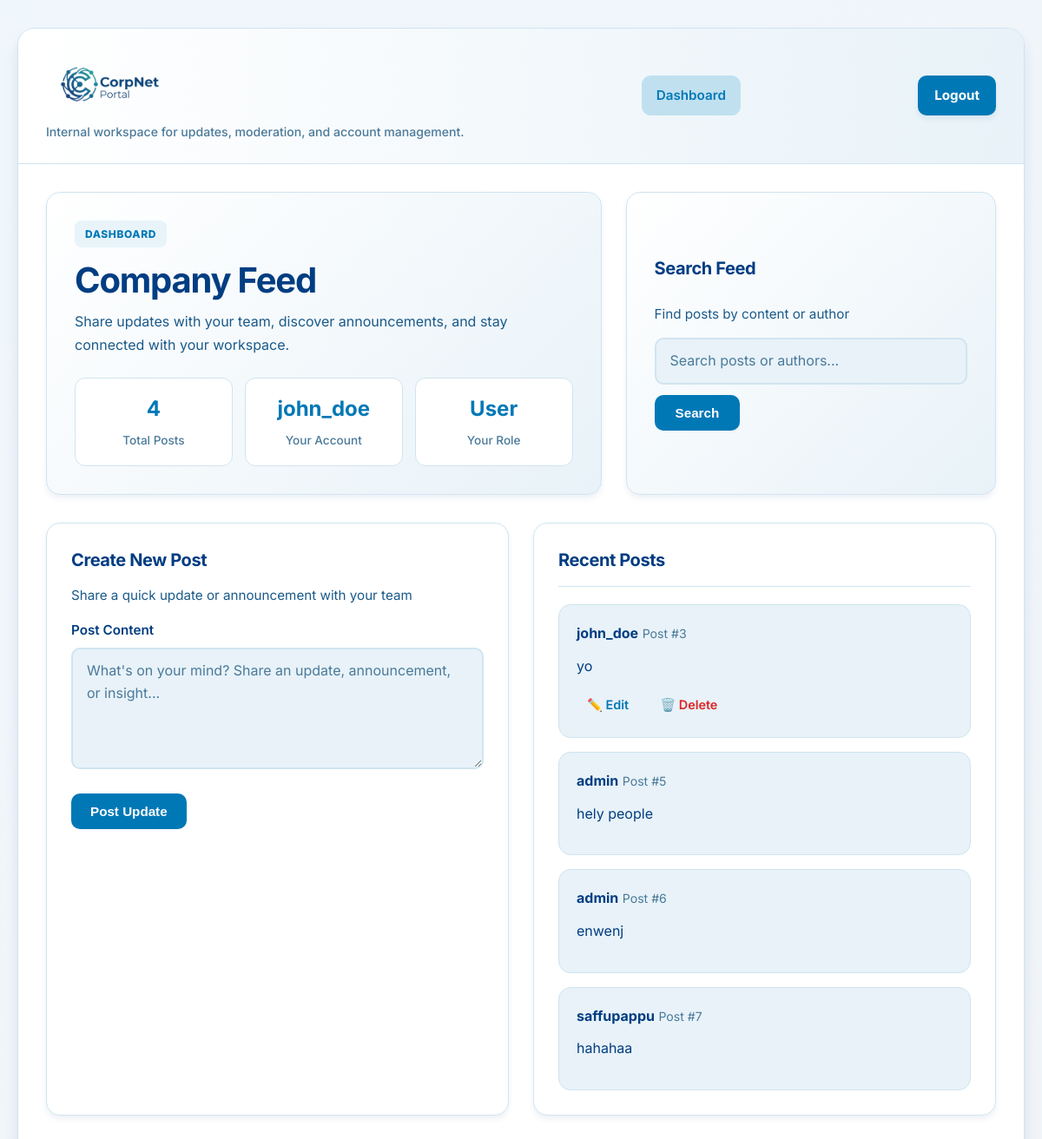
/dashboard (signed in), run on the app's committed database.
### tables this page shows
CREATE TABLE posts
                 (id INTEGER PRIMARY KEY AUTOINCREMENT, 
                  author TEXT, 
                  content TEXT);

### app.py (the view)
@app.route(DASHBOARD_ROUTE, methods=['GET', 'POST'])
def dashboard():
    if 'username' not in session:
        return redirect(LOGIN_ROUTE)
    conn = get_db_connection()
    if request.method == 'POST':
        content = request.form['content']
        conn.execute("INSERT INTO posts (author, content) VALUES (?, ?)", (session['username'], content))
        conn.commit()
    q = request.args.get('q', '').strip()
    if q:
        like = f"%{q}%"
        posts = conn.execute("SELECT * FROM posts WHERE content LIKE ? OR author LIKE ?", (like, like)).fetchall()
    else:
        posts = conn.execute("SELECT * FROM posts").fetchall()
    conn.close()
    return render_template('dashboard.html', posts=posts, role=session.get('role'), username=session.get('username'), q=q)

### app.py (called while the page is built)
def get_db_connection():
    conn = sqlite3.connect('database.db')
    conn.row_factory = sqlite3.Row
    return conn

### templates/dashboard.html (shortened to what this page needs)
{% extends 'base.html' %}
{% block content %}
    <section class="hero-layout">
        <div class="hero-panel">
            <p class="eyebrow">Dashboard</p>
            <h1 class="hero-title">Company Feed</h1>
            <p class="hero-copy">Share updates with your team, discover announcements, and stay connected with your workspace.</p>
            <div class="stat-grid">
                <div class="stat">
                    <strong>{{ posts|length }}</strong>
                    <span>Total Posts</span>
                </div>
                <div class="stat">
                    <strong>{{ username }}</strong>
                    <span>Your Account</span>
                </div>
                <div class="stat">
                    <strong>{{ role|title }}</strong>
                    <span>Your Role</span>
                </div>
            </div>
        </div>
        <div class="hero-panel compact">
            <h3>Search Feed</h3>
            <p class="text-muted">Find posts by content or author</p>
            <form method="GET" action="/dashboard" class="search-bar">
                <input type="text" name="q" placeholder="Search posts or authors..." value="{{ q }}" />
                <button type="submit">Search</button>
            </form>
        </div>
    </section>
    <div class="dashboard-grid">
        <section class="card">
            <h3 style="margin-top: 0;">Create New Post</h3>
            <p class="text-muted">Share a quick update or announcement with your team</p>
            <form method="POST" action="/dashboard">
                <div class="form-group">
                    <label for="content">Post Content</label>
                    <textarea id="content" name="content" placeholder="What's on your mind? Share an update, announcement, or insight..." required></textarea>
                </div>
                <button type="submit">Post Update</button>
            </form>
        </section>
        <section class="card">
            <div class="post-header" style="margin-bottom: 20px; padding-bottom: 16px; border-bottom: 1px solid var(--border);">
                <div>
                    <h3 style="margin-top: 0; margin-bottom: 0;">Recent Posts</h3>
                </div>
            </div>
            {% if posts %}
                <ul class="post-list">
                    {% for post in posts %}
                        <li class="post-item">
                            <div class="post-header">
                                <div>
                                    <strong>{{ post['author'] }}</strong>
                                    <span class="post-meta">Post #{{ post['id'] }}</span>
                                </div>
                            </div>
                            <div class="post-content">
                                {{ post['content'] }}
                            </div>
                            <div class="post-actions">
                                {% if username == post['author'] or role == 'admin' %}
                                    <a href="/edit/{{ post['id'] }}">✏️ Edit</a>
                                    <a href="/delete/{{ post['id'] }}" class="danger">🗑️ Delete</a>
                                {% endif %}
                            </div>
                        </li>
                    {% endfor %}
                </ul>
            {% else %}
                <div class="empty-state">
                    <p style="font-size: 1rem; margin-bottom: 8px;">No posts found</p>
                    <p>{% if q %}Try adjusting your search or create the first post.{% else %}Be the first to share something with your team!{% endif %}</p>
                </div>
            {% endif %}
        </section>
    </div>
{% endblock %}

### data on the page
posts: author "john_doe", id "3", content "yo"
posts: author "admin", id "5", content "hely people"
posts: author "admin", id "6", content "enwenj"
posts: author "saffupappu", id "7", content "hahahaa"

### other printed values
{{ posts|length }} "4"
{{ role|title }} "User"
